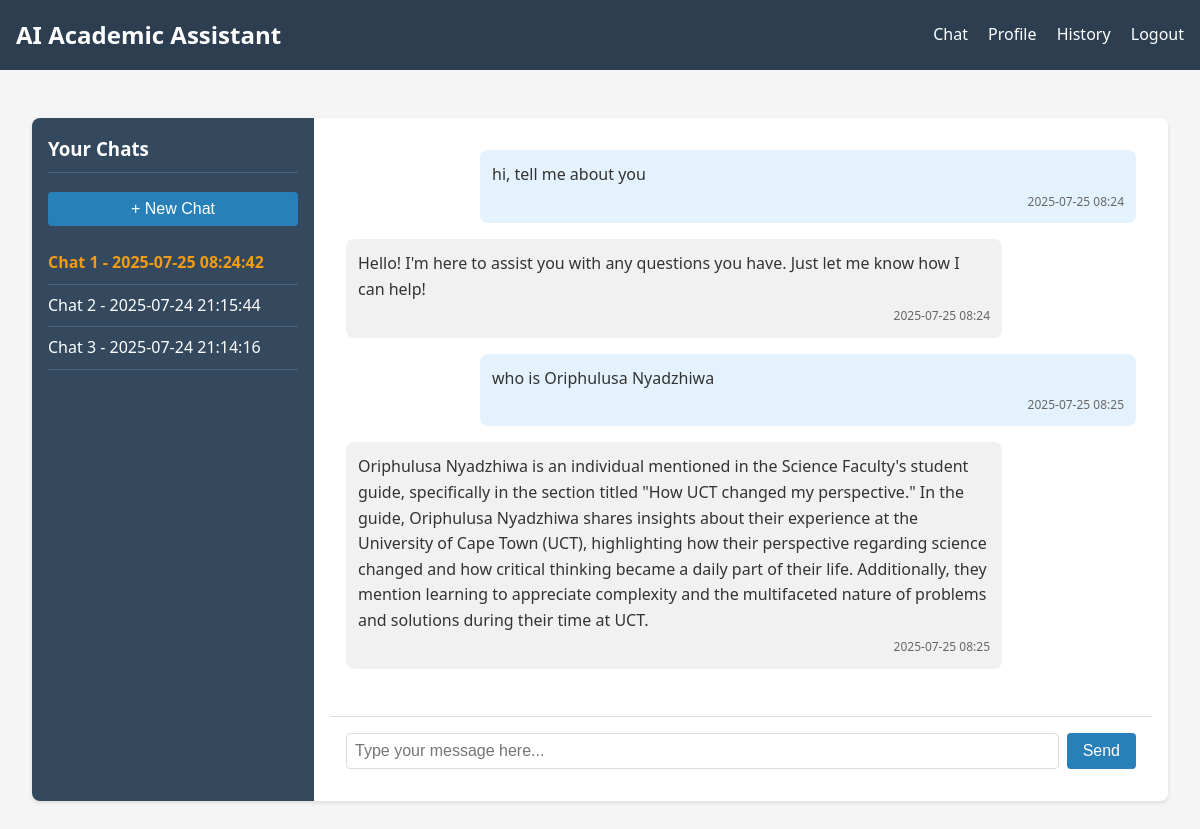
Page /chat (signed in) on the earlier database version.
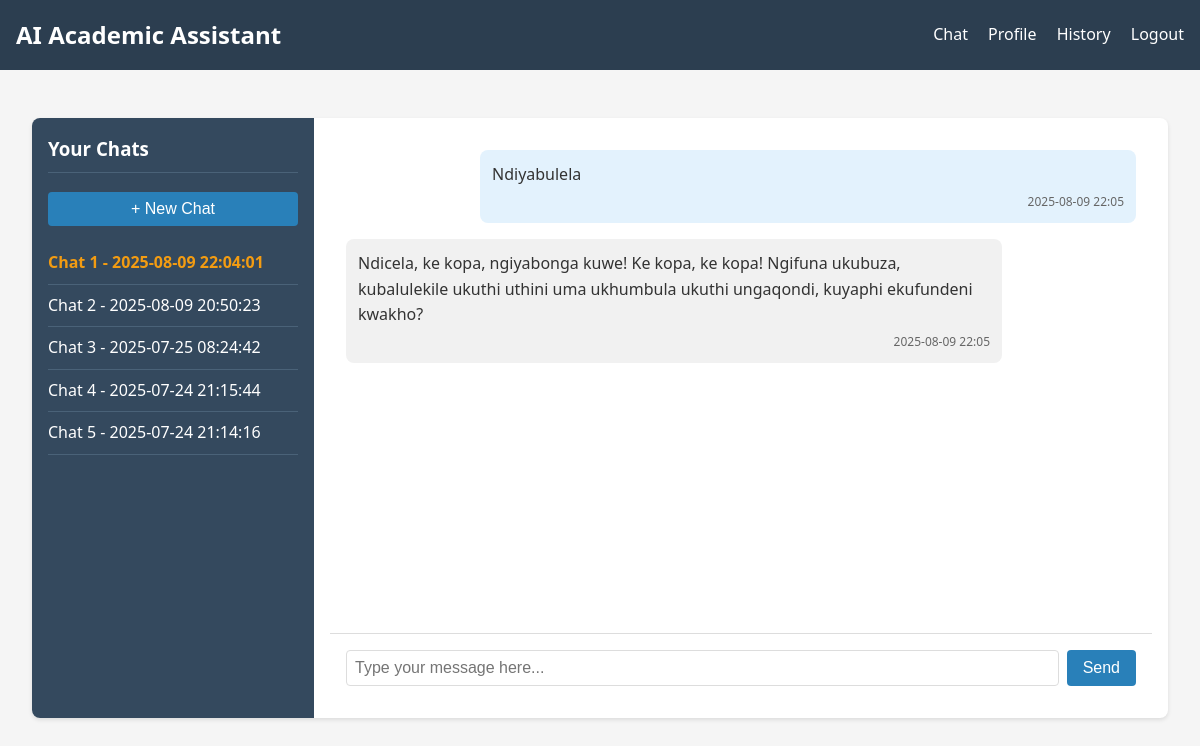
Same page on the later database version.
### tables this page shows
CREATE TABLE Chats (
            chat_id INTEGER PRIMARY KEY AUTOINCREMENT,
            user_id INTEGER NOT NULL,
            created_at TIMESTAMP DEFAULT CURRENT_TIMESTAMP,
            FOREIGN KEY (user_id) REFERENCES Users (user_id)
        );

CREATE TABLE Messages (
            message_id INTEGER PRIMARY KEY AUTOINCREMENT,
            chat_id INTEGER NOT NULL,
            user_id INTEGER NOT NULL,
            role TEXT NOT NULL,  -- 'user' or 'assistant'
            content TEXT NOT NULL,
            timestamp TIMESTAMP DEFAULT CURRENT_TIMESTAMP,
            FOREIGN KEY (chat_id) REFERENCES Chats (chat_id),
            FOREIGN KEY (user_id) REFERENCES Users (user_id)
        );

### app.py (the view, shortened to what this page needs)
@app.route('/chat', methods=['GET', 'POST'])
def chat():
    if 'user_id' not in session:
        return redirect(url_for('login'))
    user_id = session['user_id']
    chat_id = request.args.get('chat_id')
    if not chat_id:
        chats = get_user_chats(user_id)
        chat_id = chats[0]['chat_id'] if chats else create_new_chat(user_id)
    messages = get_chat_messages(chat_id)
    chats = get_user_chats(user_id)
    return render_template('chat.html',
                         messages=messages,
                         chats=chats,
                         current_chat_id=chat_id,
                         username=session['username'])

### app.py (called while the page is built)
@app.template_filter('datetimeformat')
def datetimeformat(value, format='%Y-%m-%d %H:%M'):
    if isinstance(value, str):
        try:
            value = datetime.strptime(value, '%Y-%m-%d %H:%M:%S')
        except ValueError:
            return value
    return value.strftime(format)

### database.py (called while the page is built)
def get_db_connection() -> Connection:
    conn = sqlite3.connect(Config.DATABASE_PATH)
    conn.row_factory = sqlite3.Row  # Access columns by name
    return conn

def get_user_chats(user_id: int) -> List[Dict]:
    conn = get_db_connection()
    cursor = conn.cursor()
    cursor.execute(
        "SELECT chat_id, created_at FROM Chats WHERE user_id = ? ORDER BY created_at DESC",
        (user_id,)
    )
    chats = [dict(row) for row in cursor.fetchall()]
    conn.close()
    return chats

def get_chat_messages(chat_id: int) -> List[Dict]:
    conn = get_db_connection()
    cursor = conn.cursor()
    cursor.execute(
        "SELECT message_id, role, content, timestamp FROM Messages WHERE chat_id = ? ORDER BY timestamp ASC",
        (chat_id,)
    )
    messages = [dict(row) for row in cursor.fetchall()]
    conn.close()
    return messages

### templates/chat.html (shortened to what this page needs)
{% extends "base.html" %}
{% block content %}
<div class="chat-container">
    <div class="sidebar">
        <h3>Your Chats</h3>
        <form method="post" action="{{ url_for('chat') }}">
            <button type="submit" name="new_chat" class="btn new-chat">+ New Chat</button>
        </form>
        <ul class="chat-list">
            {% for chat in chats %}
                <li class="{% if chat.chat_id == current_chat_id %}active{% endif %}">
                    <a href="{{ url_for('chat', chat_id=chat.chat_id) }}">
                        Chat {{ loop.index }} - {{ chat.created_at }}
                    </a>
                </li>
            {% endfor %}
        </ul>
    </div>
    <div class="chat-window">
        <div class="messages" id="messages">
            {% for message in messages %}
                <div class="message {{ message.role }}">
                    <div class="message-content">
                        {{ message.content }}
                    </div>
                    <div class="message-time">
                        {{ message.timestamp|datetimeformat }}
                    </div>
                </div>
            {% endfor %}
        </div>
        <form class="message-form" id="message-form">
            <input type="text" name="message" id="message-input" placeholder="Type your message here..." required>
            <button type="submit" class="btn send-btn">Send</button>
        </form>
    </div>
</div>
{% endblock %}

Differences in the rows shown:
no longer on this page (row unchanged): Messages: content "hi, tell me about you", timestamp "2025-07-25 08:24", role "user" (drawn)
no longer on this page (row unchanged): Messages: content "Hello! I'm here to assist you with any questions you have. Just let me know how I can help!", timestamp "2025-07-25 08:24", role "assistant" (drawn)
no longer on this page (row unchanged): Messages: content "who is Oriphulusa Nyadzhiwa", timestamp "2025-07-25 08:25", role "user" (drawn)
no longer on this page (row unchanged): Messages: content "Oriphulusa Nyadzhiwa is an individual mentioned in the Science Faculty's student guide, specifically in the section titled \"How UCT changed my perspective.\" In the guide, Oriphulusa Nyadzhiwa shares insights about their experience at the University of Cape Town (UCT), highlighting how their perspective regarding science changed and how critical thinking became a daily part of their life. Additionally, they mention learning to appreciate complexity and the multifaceted nature of problems and solutions during their time at UCT.", timestamp "2025-07-25 08:25", role "assistant" (drawn)
added Chats: created_at "2025-08-09 22:04:01"
added Chats: created_at "2025-08-09 20:50:23"
added Messages: content "Ndiyabulela", timestamp "2025-08-09 22:05", role "user" (drawn)
added Messages: content "Ndicela, ke kopa, ngiyabonga kuwe! Ke kopa, ke kopa! Ngifuna ukubuza, kubalulekile ukuthi uthini uma ukhumbula ukuthi ungaqondi, kuyaphi ekufundeni kwakho?", timestamp "2025-08-09 22:05", role "assistant" (drawn)
